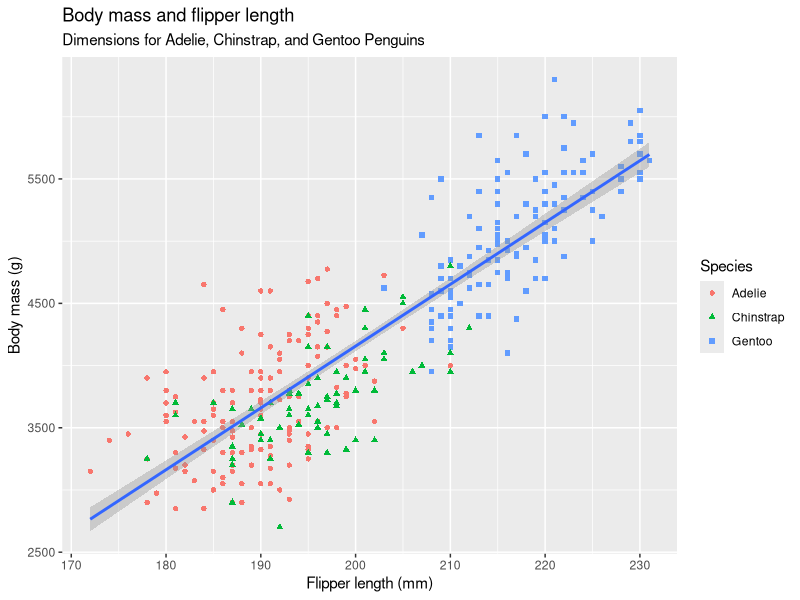
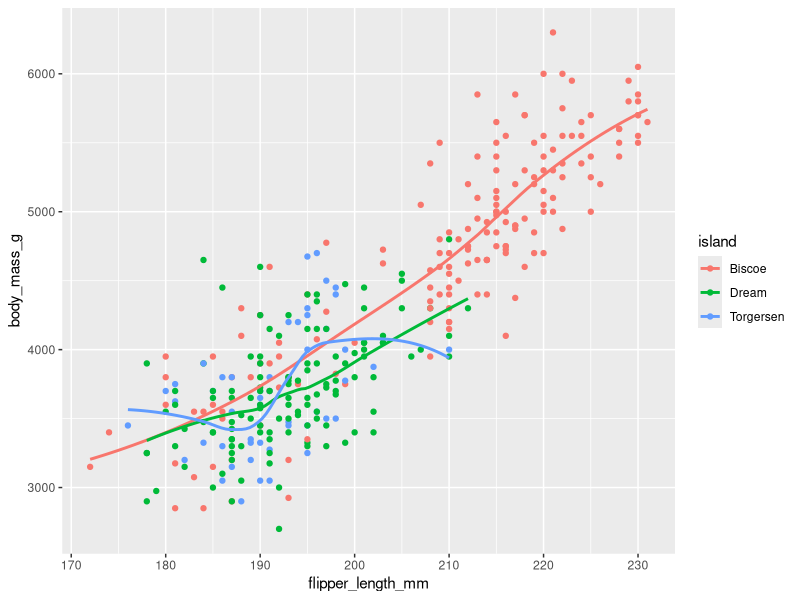

Write the R code that produced these figures, in order.
library(tidyverse)
library(palmerpenguins)
library(ggthemes)
data("penguins")
palmerpenguins::penguins
view(penguins)

ggplot(
  data = penguins,
  mapping = aes(x = flipper_length_mm, y = body_mass_g)
) +
  geom_point(aes(color = species, shape = species)) +
  geom_smooth(method = "lm") +
  labs(
    title = "Body mass and flipper length",
    subtitle = "Dimensions for Adelie, Chinstrap, and Gentoo Penguins",
    x = "Flipper length (mm)", y = "Body mass (g)",
    color = "Species", shape = "Species"
  ) 
  
ggplot(
  data = penguins,
  mapping = aes(x = flipper_length_mm, y = body_mass_g, color = island)
) +
  geom_point() +
  geom_smooth(se = FALSE)

